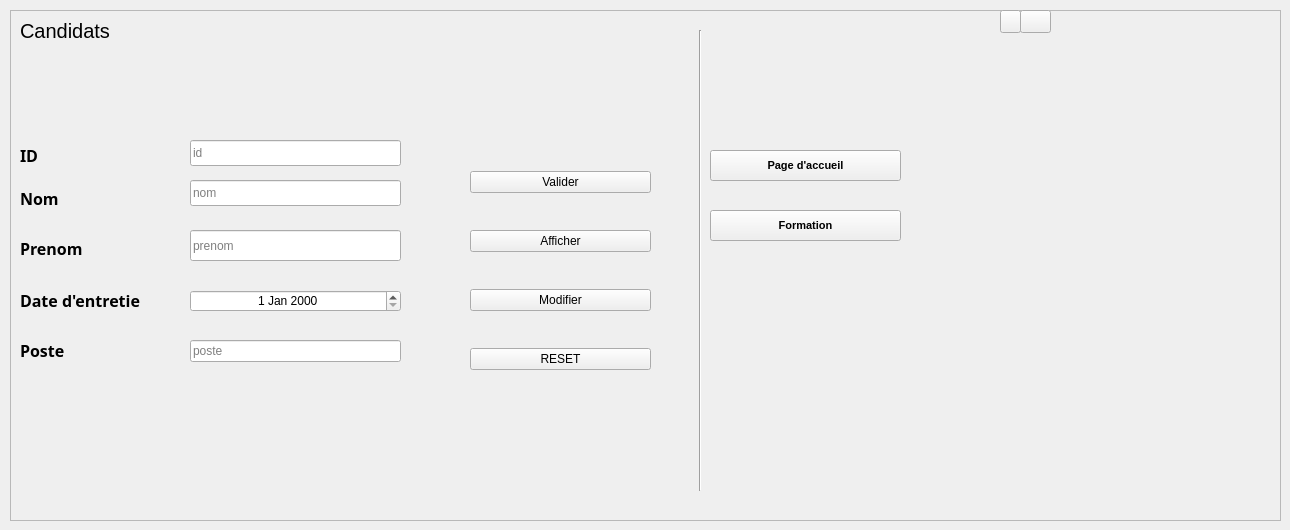
        <widget class="QWidget" name="tab_17">
         <attribute name="title">
          <string>Candidats</string>
         </attribute>
         <widget class="QFrame" name="frame">
          <property name="geometry">
           <rect>
            <x>10</x>
            <y>10</y>
            <width>1271</width>
            <height>511</height>
           </rect>
          </property>
          <property name="frameShape">
           <enum>QFrame::StyledPanel</enum>
          </property>
          <property name="frameShadow">
           <enum>QFrame::Raised</enum>
          </property>
          <widget class="QLineEdit" name="le_prenom">
           <property name="geometry">
            <rect>
             <x>180</x>
             <y>220</y>
             <width>211</width>
             <height>31</height>
            </rect>
           </property>
           <property name="placeholderText">
            <string>prenom</string>
           </property>
          </widget>
          <widget class="QLabel" name="entretien">
           <property name="geometry">
            <rect>
             <x>10</x>
             <y>10</y>
             <width>231</width>
             <height>21</height>
            </rect>
           </property>
           <property name="font">
            <font>
             <family>MS Shell Dlg 2</family>
             <pointsize>15</pointsize>
             <weight>50</weight>
             <bold>false</bold>
            </font>
           </property>
           <property name="text">
            <string>Candidats</string>
           </property>
          </widget>
          <widget class="QPushButton" name="pb_formation">
           <property name="geometry">
            <rect>
             <x>700</x>
             <y>200</y>
             <width>191</width>
             <height>31</height>
            </rect>
           </property>
           <property name="font">
            <font>
             <family>MS Shell Dlg 2</family>
             <pointsize>8</pointsize>
             <weight>75</weight>
             <bold>true</bold>
            </font>
           </property>
           <property name="text">
            <string>Formation</string>
           </property>
          </widget>
          <widget class="Line" name="line">
           <property name="geometry">
            <rect>
             <x>680</x>
             <y>20</y>
             <width>20</width>
             <height>461</height>
            </rect>
           </property>
           <property name="orientation">
            <enum>Qt::Vertical</enum>
           </property>
          </widget>
          <widget class="QWidget" name="layoutWidget">
           <property name="geometry">
            <rect>
             <x>460</x>
             <y>130</y>
             <width>181</width>
             <height>261</height>
            </rect>
           </property>
           <layout class="QVBoxLayout" name="verticalLayout_2">
            <item>
             <widget class="QPushButton" name="pb_valider">
              <property name="text">
               <string>Valider</string>
              </property>
              <property name="icon">
               <iconset resource="img.qrc">
                <normaloff>:/ajouter.png</normaloff>:/ajouter.png</iconset>
              </property>
             </widget>
            </item>
            <item>
             <widget class="QPushButton" name="pb_afficher">
              <property name="text">
               <string>Afficher</string>
              </property>
              <property name="icon">
               <iconset resource="img.qrc">
                <normaloff>:/reafficher.png</normaloff>:/reafficher.png</iconset>
              </property>
             </widget>
            </item>
            <item>
             <widget class="QPushButton" name="pb_modifier_2">
              <property name="text">
               <string>Modifier</string>
              </property>
              <property name="icon">
               <iconset resource="img.qrc">
                <normaloff>:/modifier.png</normaloff>:/modifier.png</iconset>
              </property>
             </widget>
            </item>
            <item>
             <widget class="QPushButton" name="pb_annuler">
              <property name="text">
               <string>RESET</string>
              </property>
              <property name="icon">
               <iconset resource="img.qrc">
                <normaloff>:/reset.png</normaloff>:/reset.png</iconset>
              </property>
             </widget>
            </item>
           </layout>
          </widget>
          <widget class="QLabel" name="ID">
           <property name="geometry">
            <rect>
             <x>10</x>
             <y>135</y>
             <width>71</width>
             <height>21</height>
            </rect>
           </property>
           <property name="font">
            <font>
             <family>Sitka Display</family>
             <pointsize>12</pointsize>
             <weight>75</weight>
             <bold>true</bold>
            </font>
           </property>
           <property name="text">
            <string>ID</string>
           </property>
          </widget>
          <widget class="QLabel" name="Nom">
           <property name="geometry">
            <rect>
             <x>10</x>
             <y>180</y>
             <width>55</width>
             <height>16</height>
            </rect>
           </property>
           <property name="font">
            <font>
             <family>Sitka Display</family>
             <pointsize>12</pointsize>
             <weight>75</weight>
             <bold>true</bold>
            </font>
           </property>
           <property name="text">
            <string>Nom</string>
           </property>
          </widget>
          <widget class="QLabel" name="Prenom">
           <property name="geometry">
            <rect>
             <x>10</x>
             <y>230</y>
             <width>81</width>
             <height>16</height>
            </rect>
           </property>
           <property name="font">
            <font>
             <family>Sitka Display</family>
             <pointsize>12</pointsize>
             <weight>75</weight>
             <bold>true</bold>
            </font>
           </property>
           <property name="text">
            <string>Prenom</string>
           </property>
          </widget>
          <widget class="QLabel" name="Date_de_entretien">
           <property name="geometry">
            <rect>
             <x>10</x>
             <y>280</y>
             <width>121</width>
             <height>21</height>
            </rect>
           </property>
           <property name="font">
            <font>
             <family>Sitka Display</family>
             <pointsize>12</pointsize>
             <weight>75</weight>
             <bold>true</bold>
            </font>
           </property>
           <property name="text">
            <string>Date d'entretien</string>
           </property>
          </widget>
          <widget class="QLabel" name="Poste">
           <property name="geometry">
            <rect>
             <x>10</x>
             <y>330</y>
             <width>71</width>
             <height>21</height>
            </rect>
           </property>
           <property name="font">
            <font>
             <family>Sitka Display</family>
             <pointsize>12</pointsize>
             <weight>75</weight>
             <bold>true</bold>
            </font>
           </property>
           <property name="text">
            <string>Poste</string>
           </property>
          </widget>
          <widget class="QLineEdit" name="le_id">
           <property name="geometry">
            <rect>
             <x>180</x>
             <y>130</y>
             <width>211</width>
             <height>26</height>
            </rect>
           </property>
           <property name="placeholderText">
            <string>id</string>
           </property>
          </widget>
          <widget class="QLineEdit" name="le_nom">
           <property name="geometry">
            <rect>
             <x>180</x>
             <y>170</y>
             <width>211</width>
             <height>26</height>
            </rect>
           </property>
           <property name="placeholderText">
            <string>nom</string>
           </property>
          </widget>
          <widget class="QDateEdit" name="de_date">
           <property name="geometry">
            <rect>
             <x>180</x>
             <y>280</y>
             <width>211</width>
             <height>22</height>
            </rect>
           </property>
           <property name="alignment">
            <set>Qt::AlignCenter</set>
           </property>
          </widget>
          <widget class="QPushButton" name="pb_acceuil">
           <property name="geometry">
            <rect>
             <x>700</x>
             <y>140</y>
             <width>191</width>
             <height>31</height>
            </rect>
           </property>
           <property name="font">
            <font>
             <family>MS Shell Dlg 2</family>
             <pointsize>8</pointsize>
             <weight>75</weight>
             <bold>true</bold>
            </font>
           </property>
           <property name="text">
            <string>Page d'accueil</string>
           </property>
          </widget>
          <widget class="QLineEdit" name="le_poste">
           <property name="geometry">
            <rect>
             <x>180</x>
             <y>330</y>
             <width>211</width>
             <height>22</height>
            </rect>
           </property>
           <property name="placeholderText">
            <string>poste</string>
           </property>
          </widget>
          <widget class="QPushButton" name="pushButton_23">
           <property name="geometry">
            <rect>
             <x>1010</x>
             <y>0</y>
             <width>31</width>
             <height>23</height>
            </rect>
           </property>
           <property name="text">
            <string/>
           </property>
           <property name="icon">
            <iconset resource="img.qrc">
             <normaloff>:/quitter.png</normaloff>:/quitter.png</iconset>
           </property>
          </widget>
          <widget class="QPushButton" name="pushButton_27">
           <property name="geometry">
            <rect>
             <x>990</x>
             <y>0</y>
             <width>21</width>
             <height>23</height>
            </rect>
           </property>
           <property name="text">
            <string/>
           </property>
           <property name="icon">
            <iconset resource="img.qrc">
             <normaloff>:/diconnexion.png</normaloff>:/diconnexion.png</iconset>
           </property>
          </widget>
         </widget>
        </widget>
